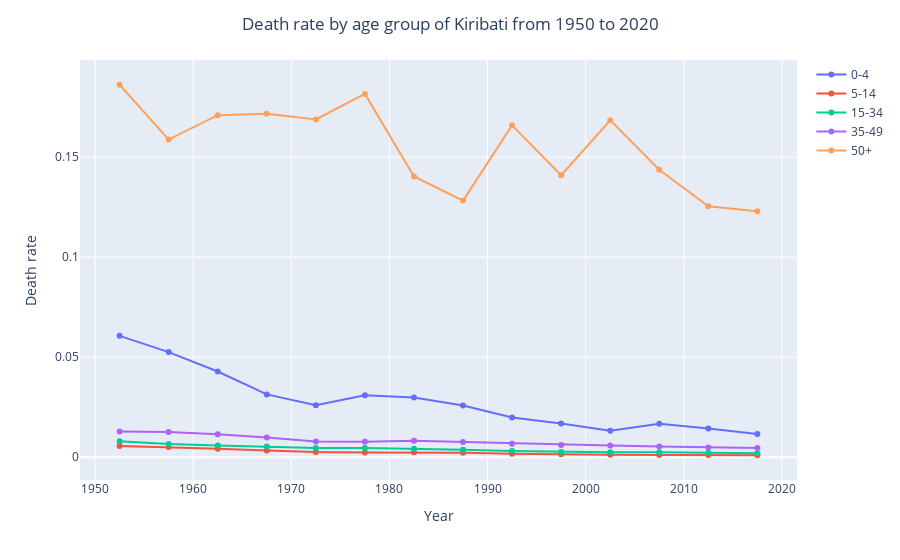

Notebook code for this chart:
### Markdown cell above
### Death rate

### Code cell
#Query and visualize the crude birth rate from database
death_rates, years = inputs.get_death_rates_by_agegroup(modelled_age_groups, iso3)
death_rate_by_age_group = pd.DataFrame.from_dict(death_rates, orient='index').T
death_rate_by_age_group.columns = age_string_map.values()
death_rate_by_age_group.index = years
dr_fig = px.line(death_rate_by_age_group, x=death_rate_by_age_group.index, y=death_rate_by_age_group.columns)
dr_fig.update_traces(mode='markers+lines')
dr_fig.update_layout(
    title="Death rate by age group of Kiribati from 1950 to 2020",
    title_x=0.5,
    xaxis_title="Year",
    yaxis_title="Death rate",
    legend_title="",
)
dr_fig.show()

### Figure 1 — Plotly figure (JSON) as saved in the notebook; plotly's stock layout.template omitted (floating-point values rounded to 4 significant figures)
{"data": [{"hovertemplate": "variable=0-4<br>index=%{x}<br>value=%{y}<extra></extra>", "legendgroup": "0-4", "line": {"color": "#636efa", "dash": "solid"}, "marker": {"symbol": "circle"}, "mode": "markers+lines", "name": "0-4", "orientation": "v", "showlegend": true, "type": "scatter", "x": [1952.0, 1958.0, 1962.0, 1968.0, 1972.0, 1978.0, 1982.0, 1988.0, 1992.0, 1998.0, 2002.0, 2008.0, 2012.0, 2018.0], "xaxis": "x", "y": [0.06069, 0.05257, 0.04285, 0.0314, 0.026, 0.03095, 0.02986, 0.02582, 0.0199, 0.01679, 0.01324, 0.01674, 0.01439, 0.01164], "yaxis": "y"}, {"hovertemplate": "variable=5-14<br>index=%{x}<br>value=%{y}<extra></extra>", "legendgroup": "5-14", "line": {"color": "#EF553B", "dash": "solid"}, "marker": {"symbol": "circle"}, "mode": "markers+lines", "name": "5-14", "orientation": "v", "showlegend": true, "type": "scatter", "x": [1952.0, 1958.0, 1962.0, 1968.0, 1972.0, 1978.0, 1982.0, 1988.0, 1992.0, 1998.0, 2002.0, 2008.0, 2012.0, 2018.0], "xaxis": "x", "y": [0.005645, 0.005078, 0.004203, 0.003339, 0.002577, 0.002397, 0.002466, 0.002187, 0.00177, 0.001422, 0.00126, 0.001136, 0.001083, 0.0009696], "yaxis": "y"}, {"hovertemplate": "variable=15-34<br>index=%{x}<br>value=%{y}<extra></extra>", "legendgroup": "15-34", "line": {"color": "#00cc96", "dash": "solid"}, "marker": {"symbol": "circle"}, "mode": "markers+lines", "name": "15-34", "orientation": "v", "showlegend": true, "type": "scatter", "x": [1952.0, 1958.0, 1962.0, 1968.0, 1972.0, 1978.0, 1982.0, 1988.0, 1992.0, 1998.0, 2002.0, 2008.0, 2012.0, 2018.0], "xaxis": "x", "y": [0.007935, 0.006606, 0.005891, 0.005312, 0.004643, 0.004541, 0.004269, 0.003772, 0.003058, 0.002653, 0.002481, 0.002412, 0.002196, 0.001908], "yaxis": "y"}, {"hovertemplate": "variable=35-49<br>index=%{x}<br>value=%{y}<extra></extra>", "legendgroup": "35-49", "line": {"color": "#ab63fa", "dash": "solid"}, "marker": {"symbol": "circle"}, "mode": "markers+lines", "name": "35-49", "orientation": "v", "showlegend": true, "type": "scatter", "x": [1952.0, 1958.0, 1962.0, 1968.0, 1972.0, 1978.0, 1982.0, 1988.0, 1992.0, 1998.0, 2002.0, 2008.0, 2012.0, 2018.0], "xaxis": "x", "y": [0.0128, 0.01265, 0.01142, 0.009843, 0.007805, 0.007759, 0.008265, 0.007645, 0.006721, 0.006117, 0.00581, 0.005346, 0.004898, 0.004539], "yaxis": "y"}, {"hovertemplate": "variable=50+<br>index=%{x}<br>value=%{y}<extra></extra>", "legendgroup": "50+", "line": {"color": "#FFA15A", "dash": "solid"}, "marker": {"symbol": "circle"}, "mode": "markers+lines", "name": "50+", "orientation": "v", "showlegend": true, "type": "scatter", "x": [1952.0, 1958.0, 1962.0, 1968.0, 1972.0, 1978.0, 1982.0, 1988.0, 1992.0, 1998.0, 2002.0, 2008.0, 2012.0, 2018.0], "xaxis": "x", "y": [0.1863, 0.1589, 0.171, 0.1717, 0.1689, 0.1817, 0.1404, 0.1283, 0.166, 0.141, 0.1685, 0.1437, 0.1255, 0.123], "yaxis": "y"}], "layout": {"legend": {"title": {"text": ""}, "tracegroupgap": 0}, "margin": {"t": 60}, "title": {"text": "Death rate by age group of Kiribati from 1950 to 2020", "x": 0.5}, "xaxis": {"anchor": "y", "domain": [0, 1], "title": {"text": "Year"}}, "yaxis": {"anchor": "x", "domain": [0, 1], "title": {"text": "Death rate"}}}}
